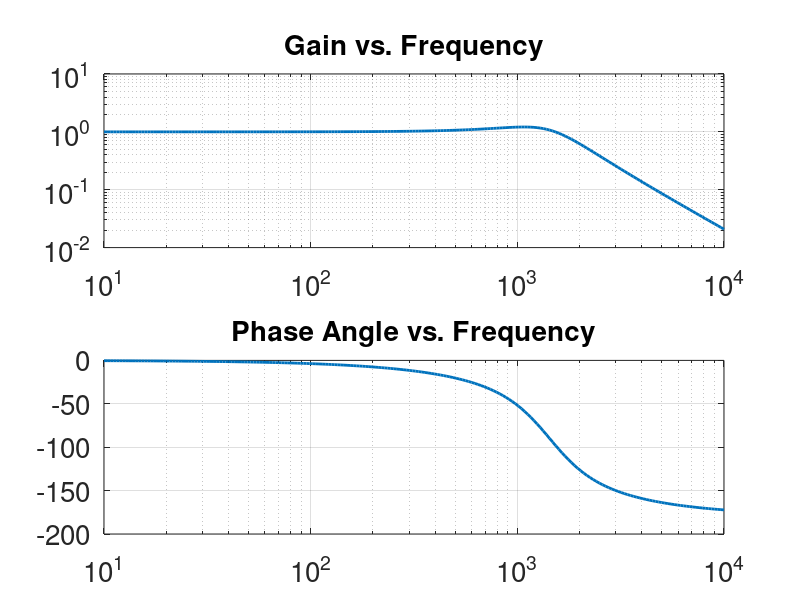

Here is the MATLAB script that generated this plot:
F = logspace(1, 4, 200);
C = .22E-6;
L = 56E-3;
R = 470;
omega = 2*pi.*F;
ZC = 1./(j.*omega.*C);
ZL = j.*omega.*L;
Hf = ZC./(R+ZC+ZL);

subplot(2, 1, 1)
loglog(F, abs(Hf), 'linewidth', 2)
set(gca, 'fontsize', 20)
grid on
title('Gain vs. Frequency', 'fontsize', 20)

subplot(2, 1, 2)
semilogx(F, angle(Hf) .* 180/pi, 'linewidth', 2)
set(gca, 'fontsize', 20)
grid on
title('Phase Angle vs. Frequency', 'fontsize', 20)

minD = @(A, d) find(min(abs(A - d)) == abs(A - d));
A = abs(Hf);
HppI = minD(A, 1 ./ sqrt(2)); %Half Power Point Index
F(HppI)
A(HppI)
